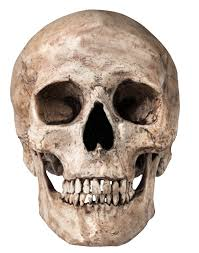
#> input picture Y4 Spring/COMP3065 CV/Labs/lab02/skull.jpg, 199 x 253 px
$ python lab02.py   (older library calls are emulated)
#> lines starting #> are read from the running program, lines starting #| are printed output that depends on the picture
# %%
import cv2
import numpy as np
from matplotlib import pyplot as plt
from mpl_toolkits.mplot3d import axes3d

# Load Image
img = cv2.imread('skull.jpg', cv2.IMREAD_GRAYSCALE)
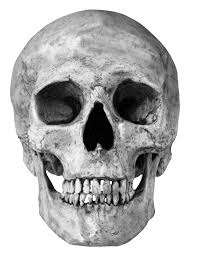
#> img: shape (253, 199); min 0, max 255, mean 184.7
print(f'Image shape: {img.shape}')      # (253,199)
#| Image shape: (253, 199)

numFilters = 5
sigma = 0.5

H = np.zeros((9, 9, numFilters))
imgFiltered = np.zeros(img.shape + (numFilters,))
imgDoG = np.zeros(img.shape + (numFilters - 1,))    # 计算相邻两个不同尺度的高斯滤波器的差异

# Apply Gaussian Filter
for i in range(numFilters):
    k = cv2.getGaussianKernel(9, sigma)     # 生成1维高斯核
    H[:, :, i] = np.outer(k, k)             # 用外积生成2维高斯核

    imgFiltered[:, :, i] = cv2.filter2D(img, cv2.CV_64F, H[:, :, i])
    sigma *= 4      # 更新高斯核的sigma值
#> after the loop, sigma = 512

fig = plt.figure()
for i in range(numFilters):
    X, Y = np.meshgrid(np.linspace(0, 8, num=9), np.linspace(0, 8, num=9))
    plt.subplot(1, numFilters, i+1)
    plt.title(i)

    ax = fig.add_subplot(1, numFilters, i+1, projection='3d')
    surf = ax.plot_surface(X, Y, H[:,:,i], cmap='jet', shade=False)

# Calculate DoG
for i in range(numFilters - 1):
    imgDoG[:,:,i] = imgFiltered[:,:,i] - imgFiltered[:, :, i+1]
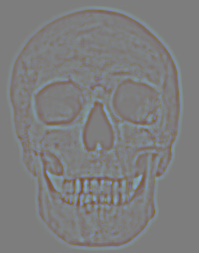
#> imgDoG: shape (253, 199, 4) float64; mean of channels 0, 1, 2, 3 0, 0, 0, 0; drawn with min black and max white

plt.figure()
for i in range(numFilters - 1):
    plt.subplot(1, numFilters - 1, i + 1)
    plt.imshow(imgDoG[:,:,i], cmap='gray')
    plt.xticks([]), plt.yticks([])


# %%
# Keypoint Localization

# Sobel Filter
sobelx = cv2.Sobel(img, cv2.CV_64F, 1, 0, ksize=3)
sobely = cv2.Sobel(img, cv2.CV_64F, 0, 1, ksize=3)

plt.figure()
plt.subplot(1,2,1), plt.imshow(sobelx, cmap='gray')
plt.subplot(1,2,2), plt.imshow(sobely, cmap='gray')

# 使用 OpenCV cornerEigenValsAndVecs 计算特征值和特征向量
hessian_output = cv2.cornerEigenValsAndVecs(img, blockSize=5, ksize=3)
print(hessian_output.shape)     # (253, 199, 6)
#| (253, 199, 6)
# hessian_output[..., 0] -> 最大特征值
# hessian_output[..., 1] -> 最小特征值
# hessian_output[..., 2:4] -> 第一个特征向量的 x 和 y 分量
# hessian_output[..., 4:6] -> 第二个特征向量的 x 和 y 分量

errors = hessian_output[..., 1] # 提取最小特征值
directionU = hessian_output[..., 4]
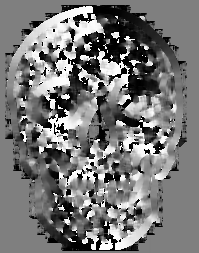
#> directionU: shape (253, 199) float32; min -1, max 1, mean -0.0596; drawn with min black and max white
directionV = hessian_output[..., 5]
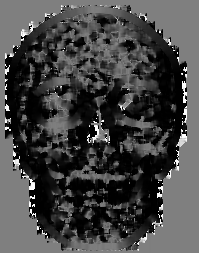
#> directionV: shape (253, 199) float32; min -1, max 1, mean -0.453; drawn with min black and max white

plt.figure()
plt.imshow(errors, cmap='gray')
plt.title("Minimum Eigenvalue (Curvature)")
plt.colorbar()
plt.show()


# %%
[X, Y] = np.meshgrid(np.arange(img.shape[1]), np.arange(img.shape[0]))

# 使用 NumPy 高效替代循环
U = directionU[img.shape[0] - Y - 1, X]
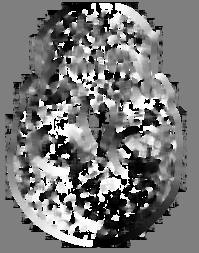
#> U: shape (253, 199) float32; min -1, max 1, mean -0.0596; drawn with min black and max white
V = -directionV[img.shape[0] - Y - 1, X]
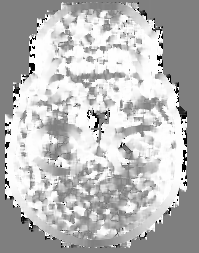
#> V: shape (253, 199) float32; min -1, max 1, mean 0.453; drawn with min black and max white

# 画箭头图
n = 7       # 每格7个像素画一个箭头
plt.figure()
plt.quiver(X[::n, ::n], Y[::n, ::n], U[::n, ::n], V[::n, ::n])
plt.axis('scaled')
plt.show()
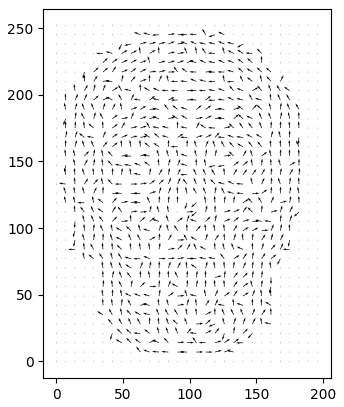
#> figure drawn by matplotlib, 1 panel

# %%
